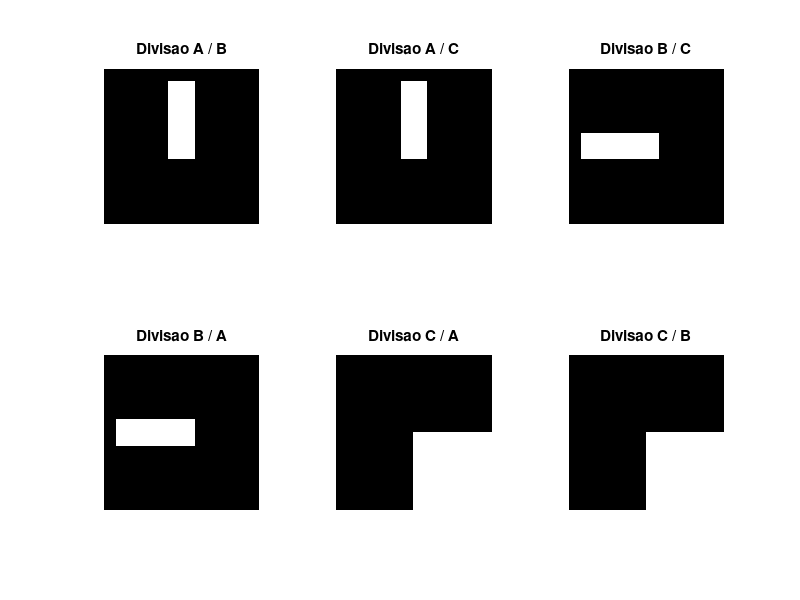

The MATLAB source for this figure:
clear all
close all
clc

A = zeros(300, 300);
A(25:175, 125:175) = 1;

B = zeros(300, 300);
B(125:175, 25:175) = 1;

C = zeros(300, 300);
C(150:300, 150:300) = 1;

DAB = A ./ B;
DBA = B ./ A;

DAC = A ./ C;
DCA = C ./ A;

DBC = B ./ C;
DCB = C ./ B;

subplot(2,3,1), imshow(DAB),
title('Divisao A / B')

subplot(2,3,2), imshow(DAC),
title('Divisao A / C')

subplot(2,3,3), imshow(DBC),
title('Divisao B / C')

subplot(2,3,4), imshow(DBA),
title('Divisao B / A')

subplot(2,3,5), imshow(DCA),
title('Divisao C / A')

subplot(2,3,6), imshow(DCB),
title('Divisao C / B')
